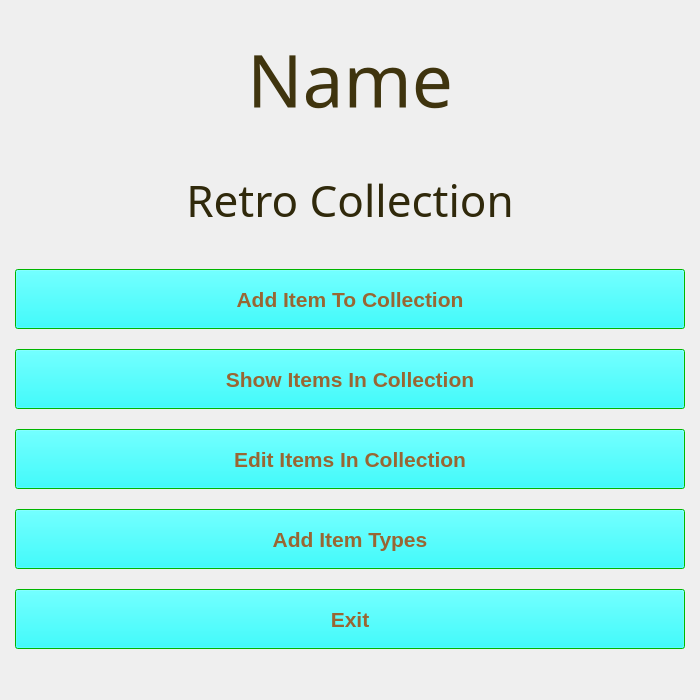
<?xml version="1.0" encoding="UTF-8"?>
<ui version="4.0">
 <class>MainWindow</class>
 <widget class="QMainWindow" name="MainWindow">
  <property name="geometry">
   <rect>
    <x>0</x>
    <y>0</y>
    <width>700</width>
    <height>700</height>
   </rect>
  </property>
  <property name="sizePolicy">
   <sizepolicy hsizetype="Preferred" vsizetype="Preferred">
    <horstretch>0</horstretch>
    <verstretch>0</verstretch>
   </sizepolicy>
  </property>
  <property name="windowTitle">
   <string>Main Menu</string>
  </property>
  <widget class="QWidget" name="centralwidget">
   <widget class="QWidget" name="verticalLayoutWidget_2">
    <property name="geometry">
     <rect>
      <x>0</x>
      <y>0</y>
      <width>700</width>
      <height>681</height>
     </rect>
    </property>
    <layout class="QVBoxLayout" name="verticalLayout_2">
     <property name="leftMargin">
      <number>15</number>
     </property>
     <property name="topMargin">
      <number>15</number>
     </property>
     <property name="rightMargin">
      <number>15</number>
     </property>
     <property name="bottomMargin">
      <number>15</number>
     </property>
     <item>
      <widget class="QLabel" name="lbl_name">
       <property name="sizePolicy">
        <sizepolicy hsizetype="Minimum" vsizetype="Minimum">
         <horstretch>0</horstretch>
         <verstretch>0</verstretch>
        </sizepolicy>
       </property>
       <property name="minimumSize">
        <size>
         <width>670</width>
         <height>100</height>
        </size>
       </property>
       <property name="maximumSize">
        <size>
         <width>670</width>
         <height>100</height>
        </size>
       </property>
       <property name="palette">
        <palette>
         <active>
          <colorrole role="WindowText">
           <brush brushstyle="SolidPattern">
            <color alpha="255">
             <red>63</red>
             <green>52</green>
             <blue>14</blue>
            </color>
           </brush>
          </colorrole>
          <colorrole role="Text">
           <brush brushstyle="SolidPattern">
            <color alpha="255">
             <red>142</red>
             <green>122</green>
             <blue>230</blue>
            </color>
           </brush>
          </colorrole>
         </active>
         <inactive>
          <colorrole role="WindowText">
           <brush brushstyle="SolidPattern">
            <color alpha="255">
             <red>63</red>
             <green>52</green>
             <blue>14</blue>
            </color>
           </brush>
          </colorrole>
          <colorrole role="Text">
           <brush brushstyle="SolidPattern">
            <color alpha="255">
             <red>142</red>
             <green>122</green>
             <blue>230</blue>
            </color>
           </brush>
          </colorrole>
         </inactive>
         <disabled>
          <colorrole role="WindowText">
           <brush brushstyle="SolidPattern">
            <color alpha="255">
             <red>127</red>
             <green>127</green>
             <blue>127</blue>
            </color>
           </brush>
          </colorrole>
          <colorrole role="Text">
           <brush brushstyle="SolidPattern">
            <color alpha="255">
             <red>127</red>
             <green>127</green>
             <blue>127</blue>
            </color>
           </brush>
          </colorrole>
         </disabled>
        </palette>
       </property>
       <property name="font">
        <font>
         <family>Big Caslon</family>
         <pointsize>55</pointsize>
         <strikeout>false</strikeout>
        </font>
       </property>
       <property name="text">
        <string>Name</string>
       </property>
       <property name="alignment">
        <set>Qt::AlignCenter</set>
       </property>
      </widget>
     </item>
     <item>
      <widget class="QLabel" name="lbl_retro">
       <property name="sizePolicy">
        <sizepolicy hsizetype="Minimum" vsizetype="Minimum">
         <horstretch>0</horstretch>
         <verstretch>0</verstretch>
        </sizepolicy>
       </property>
       <property name="minimumSize">
        <size>
         <width>670</width>
         <height>100</height>
        </size>
       </property>
       <property name="maximumSize">
        <size>
         <width>670</width>
         <height>100</height>
        </size>
       </property>
       <property name="palette">
        <palette>
         <active>
          <colorrole role="WindowText">
           <brush brushstyle="SolidPattern">
            <color alpha="255">
             <red>48</red>
             <green>41</green>
             <blue>11</blue>
            </color>
           </brush>
          </colorrole>
         </active>
         <inactive>
          <colorrole role="WindowText">
           <brush brushstyle="SolidPattern">
            <color alpha="255">
             <red>48</red>
             <green>41</green>
             <blue>11</blue>
            </color>
           </brush>
          </colorrole>
         </inactive>
         <disabled>
          <colorrole role="WindowText">
           <brush brushstyle="SolidPattern">
            <color alpha="255">
             <red>127</red>
             <green>127</green>
             <blue>127</blue>
            </color>
           </brush>
          </colorrole>
         </disabled>
        </palette>
       </property>
       <property name="font">
        <font>
         <family>Big Caslon</family>
         <pointsize>33</pointsize>
        </font>
       </property>
       <property name="text">
        <string>Retro Collection</string>
       </property>
       <property name="alignment">
        <set>Qt::AlignCenter</set>
       </property>
      </widget>
     </item>
     <item>
      <widget class="QPushButton" name="btn_add_item">
       <property name="enabled">
        <bool>true</bool>
       </property>
       <property name="sizePolicy">
        <sizepolicy hsizetype="Minimum" vsizetype="Minimum">
         <horstretch>0</horstretch>
         <verstretch>0</verstretch>
        </sizepolicy>
       </property>
       <property name="minimumSize">
        <size>
         <width>670</width>
         <height>60</height>
        </size>
       </property>
       <property name="maximumSize">
        <size>
         <width>670</width>
         <height>60</height>
        </size>
       </property>
       <property name="sizeIncrement">
        <size>
         <width>0</width>
         <height>0</height>
        </size>
       </property>
       <property name="baseSize">
        <size>
         <width>0</width>
         <height>0</height>
        </size>
       </property>
       <property name="palette">
        <palette>
         <active>
          <colorrole role="Button">
           <brush brushstyle="SolidPattern">
            <color alpha="255">
             <red>0</red>
             <green>255</green>
             <blue>255</blue>
            </color>
           </brush>
          </colorrole>
          <colorrole role="Light">
           <brush brushstyle="SolidPattern">
            <color alpha="255">
             <red>0</red>
             <green>255</green>
             <blue>255</blue>
            </color>
           </brush>
          </colorrole>
          <colorrole role="Midlight">
           <brush brushstyle="SolidPattern">
            <color alpha="255">
             <red>0</red>
             <green>255</green>
             <blue>255</blue>
            </color>
           </brush>
          </colorrole>
          <colorrole role="BrightText">
           <brush brushstyle="SolidPattern">
            <color alpha="255">
             <red>0</red>
             <green>255</green>
             <blue>255</blue>
            </color>
           </brush>
          </colorrole>
          <colorrole role="ButtonText">
           <brush brushstyle="SolidPattern">
            <color alpha="255">
             <red>153</red>
             <green>102</green>
             <blue>51</blue>
            </color>
           </brush>
          </colorrole>
          <colorrole role="Base">
           <brush brushstyle="SolidPattern">
            <color alpha="255">
             <red>0</red>
             <green>255</green>
             <blue>255</blue>
            </color>
           </brush>
          </colorrole>
          <colorrole role="Window">
           <brush brushstyle="SolidPattern">
            <color alpha="255">
             <red>0</red>
             <green>255</green>
             <blue>0</blue>
            </color>
           </brush>
          </colorrole>
          <colorrole role="NoRole">
           <brush brushstyle="SolidPattern">
            <color alpha="255">
             <red>0</red>
             <green>255</green>
             <blue>255</blue>
            </color>
           </brush>
          </colorrole>
         </active>
         <inactive>
          <colorrole role="Button">
           <brush brushstyle="SolidPattern">
            <color alpha="255">
             <red>0</red>
             <green>255</green>
             <blue>255</blue>
            </color>
           </brush>
          </colorrole>
          <colorrole role="Light">
           <brush brushstyle="SolidPattern">
            <color alpha="255">
             <red>0</red>
             <green>255</green>
             <blue>255</blue>
            </color>
           </brush>
          </colorrole>
          <colorrole role="Midlight">
           <brush brushstyle="SolidPattern">
            <color alpha="255">
             <red>0</red>
             <green>255</green>
             <blue>255</blue>
            </color>
           </brush>
          </colorrole>
          <colorrole role="BrightText">
           <brush brushstyle="SolidPattern">
            <color alpha="255">
             <red>0</red>
             <green>255</green>
             <blue>255</blue>
            </color>
           </brush>
          </colorrole>
          <colorrole role="ButtonText">
           <brush brushstyle="SolidPattern">
            <color alpha="255">
             <red>153</red>
             <green>102</green>
             <blue>51</blue>
            </color>
           </brush>
          </colorrole>
          <colorrole role="Base">
           <brush brushstyle="SolidPattern">
            <color alpha="255">
             <red>0</red>
             <green>255</green>
             <blue>255</blue>
            </color>
           </brush>
          </colorrole>
          <colorrole role="Window">
           <brush brushstyle="SolidPattern">
            <color alpha="255">
             <red>0</red>
             <green>255</green>
             <blue>0</blue>
            </color>
           </brush>
          </colorrole>
          <colorrole role="NoRole">
           <brush brushstyle="SolidPattern">
            <color alpha="255">
             <red>0</red>
             <green>255</green>
             <blue>255</blue>
            </color>
           </brush>
          </colorrole>
         </inactive>
         <disabled>
          <colorrole role="Button">
           <brush brushstyle="SolidPattern">
            <color alpha="255">
             <red>0</red>
             <green>255</green>
             <blue>255</blue>
            </color>
           </brush>
          </colorrole>
          <colorrole role="Light">
           <brush brushstyle="SolidPattern">
            <color alpha="255">
             <red>0</red>
             <green>255</green>
             <blue>255</blue>
            </color>
           </brush>
          </colorrole>
          <colorrole role="Midlight">
           <brush brushstyle="SolidPattern">
            <color alpha="255">
             <red>0</red>
             <green>255</green>
             <blue>255</blue>
            </color>
           </brush>
          </colorrole>
          <colorrole role="BrightText">
           <brush brushstyle="SolidPattern">
            <color alpha="255">
             <red>0</red>
             <green>255</green>
             <blue>255</blue>
            </color>
           </brush>
          </colorrole>
          <colorrole role="ButtonText">
           <brush brushstyle="SolidPattern">
            <color alpha="255">
             <red>148</red>
             <green>148</green>
             <blue>148</blue>
            </color>
           </brush>
          </colorrole>
          <colorrole role="Base">
           <brush brushstyle="SolidPattern">
            <color alpha="255">
             <red>0</red>
             <green>255</green>
             <blue>0</blue>
            </color>
           </brush>
          </colorrole>
          <colorrole role="Window">
           <brush brushstyle="SolidPattern">
            <color alpha="255">
             <red>0</red>
             <green>255</green>
             <blue>0</blue>
            </color>
           </brush>
          </colorrole>
          <colorrole role="NoRole">
           <brush brushstyle="SolidPattern">
            <color alpha="255">
             <red>0</red>
             <green>255</green>
             <blue>255</blue>
            </color>
           </brush>
          </colorrole>
         </disabled>
        </palette>
       </property>
       <property name="font">
        <font>
         <pointsize>16</pointsize>
         <weight>75</weight>
         <bold>true</bold>
        </font>
       </property>
       <property name="autoFillBackground">
        <bool>false</bool>
       </property>
       <property name="text">
        <string>Add Item To Collection</string>
       </property>
      </widget>
     </item>
     <item>
      <widget class="QPushButton" name="btn_show">
       <property name="sizePolicy">
        <sizepolicy hsizetype="Minimum" vsizetype="Minimum">
         <horstretch>0</horstretch>
         <verstretch>0</verstretch>
        </sizepolicy>
       </property>
       <property name="minimumSize">
        <size>
         <width>670</width>
         <height>60</height>
        </size>
       </property>
       <property name="maximumSize">
        <size>
         <width>670</width>
         <height>60</height>
        </size>
       </property>
       <property name="palette">
        <palette>
         <active>
          <colorrole role="Button">
           <brush brushstyle="SolidPattern">
            <color alpha="255">
             <red>0</red>
             <green>255</green>
             <blue>255</blue>
            </color>
           </brush>
          </colorrole>
          <colorrole role="Light">
           <brush brushstyle="SolidPattern">
            <color alpha="255">
             <red>0</red>
             <green>255</green>
             <blue>255</blue>
            </color>
           </brush>
          </colorrole>
          <colorrole role="Midlight">
           <brush brushstyle="SolidPattern">
            <color alpha="255">
             <red>0</red>
             <green>255</green>
             <blue>255</blue>
            </color>
           </brush>
          </colorrole>
          <colorrole role="BrightText">
           <brush brushstyle="SolidPattern">
            <color alpha="255">
             <red>0</red>
             <green>255</green>
             <blue>255</blue>
            </color>
           </brush>
          </colorrole>
          <colorrole role="ButtonText">
           <brush brushstyle="SolidPattern">
            <color alpha="255">
             <red>153</red>
             <green>102</green>
             <blue>51</blue>
            </color>
           </brush>
          </colorrole>
          <colorrole role="Base">
           <brush brushstyle="SolidPattern">
            <color alpha="255">
             <red>0</red>
             <green>255</green>
             <blue>255</blue>
            </color>
           </brush>
          </colorrole>
          <colorrole role="Window">
           <brush brushstyle="SolidPattern">
            <color alpha="255">
             <red>0</red>
             <green>255</green>
             <blue>0</blue>
            </color>
           </brush>
          </colorrole>
          <colorrole role="NoRole">
           <brush brushstyle="SolidPattern">
            <color alpha="255">
             <red>0</red>
             <green>255</green>
             <blue>255</blue>
            </color>
           </brush>
          </colorrole>
         </active>
         <inactive>
          <colorrole role="Button">
           <brush brushstyle="SolidPattern">
            <color alpha="255">
             <red>0</red>
             <green>255</green>
             <blue>255</blue>
            </color>
           </brush>
          </colorrole>
          <colorrole role="Light">
           <brush brushstyle="SolidPattern">
            <color alpha="255">
             <red>0</red>
             <green>255</green>
             <blue>255</blue>
            </color>
           </brush>
          </colorrole>
          <colorrole role="Midlight">
           <brush brushstyle="SolidPattern">
            <color alpha="255">
             <red>0</red>
             <green>255</green>
             <blue>255</blue>
            </color>
           </brush>
          </colorrole>
          <colorrole role="BrightText">
           <brush brushstyle="SolidPattern">
            <color alpha="255">
             <red>0</red>
             <green>255</green>
             <blue>255</blue>
            </color>
           </brush>
          </colorrole>
          <colorrole role="ButtonText">
           <brush brushstyle="SolidPattern">
            <color alpha="255">
             <red>153</red>
             <green>102</green>
             <blue>51</blue>
            </color>
           </brush>
          </colorrole>
          <colorrole role="Base">
           <brush brushstyle="SolidPattern">
            <color alpha="255">
             <red>0</red>
             <green>255</green>
             <blue>255</blue>
            </color>
           </brush>
          </colorrole>
          <colorrole role="Window">
           <brush brushstyle="SolidPattern">
            <color alpha="255">
             <red>0</red>
             <green>255</green>
             <blue>0</blue>
            </color>
           </brush>
          </colorrole>
          <colorrole role="NoRole">
           <brush brushstyle="SolidPattern">
            <color alpha="255">
             <red>0</red>
             <green>255</green>
             <blue>255</blue>
            </color>
           </brush>
          </colorrole>
         </inactive>
         <disabled>
          <colorrole role="Button">
           <brush brushstyle="SolidPattern">
            <color alpha="255">
             <red>0</red>
             <green>255</green>
             <blue>255</blue>
            </color>
           </brush>
          </colorrole>
          <colorrole role="Light">
           <brush brushstyle="SolidPattern">
            <color alpha="255">
             <red>0</red>
             <green>255</green>
             <blue>255</blue>
            </color>
           </brush>
          </colorrole>
          <colorrole role="Midlight">
           <brush brushstyle="SolidPattern">
            <color alpha="255">
             <red>0</red>
             <green>255</green>
             <blue>255</blue>
            </color>
           </brush>
          </colorrole>
          <colorrole role="BrightText">
           <brush brushstyle="SolidPattern">
            <color alpha="255">
             <red>0</red>
             <green>255</green>
             <blue>255</blue>
            </color>
           </brush>
          </colorrole>
          <colorrole role="ButtonText">
           <brush brushstyle="SolidPattern">
            <color alpha="255">
             <red>148</red>
             <green>148</green>
             <blue>148</blue>
            </color>
           </brush>
          </colorrole>
          <colorrole role="Base">
           <brush brushstyle="SolidPattern">
            <color alpha="255">
             <red>0</red>
             <green>255</green>
             <blue>0</blue>
            </color>
           </brush>
          </colorrole>
          <colorrole role="Window">
           <brush brushstyle="SolidPattern">
            <color alpha="255">
             <red>0</red>
             <green>255</green>
             <blue>0</blue>
            </color>
           </brush>
          </colorrole>
          <colorrole role="NoRole">
           <brush brushstyle="SolidPattern">
            <color alpha="255">
             <red>0</red>
             <green>255</green>
             <blue>255</blue>
            </color>
           </brush>
          </colorrole>
         </disabled>
        </palette>
       </property>
       <property name="font">
        <font>
         <pointsize>16</pointsize>
         <weight>75</weight>
         <bold>true</bold>
        </font>
       </property>
       <property name="autoFillBackground">
        <bool>false</bool>
       </property>
       <property name="text">
        <string>Show Items In Collection</string>
       </property>
      </widget>
     </item>
     <item>
      <widget class="QPushButton" name="btn_edit">
       <property name="sizePolicy">
        <sizepolicy hsizetype="Minimum" vsizetype="Minimum">
         <horstretch>0</horstretch>
         <verstretch>0</verstretch>
        </sizepolicy>
       </property>
       <property name="minimumSize">
        <size>
         <width>670</width>
         <height>60</height>
        </size>
       </property>
       <property name="maximumSize">
        <size>
         <width>670</width>
         <height>60</height>
        </size>
       </property>
       <property name="palette">
        <palette>
         <active>
          <colorrole role="Button">
           <brush brushstyle="SolidPattern">
            <color alpha="255">
             <red>0</red>
             <green>255</green>
             <blue>255</blue>
            </color>
           </brush>
          </colorrole>
          <colorrole role="Light">
           <brush brushstyle="SolidPattern">
            <color alpha="255">
             <red>0</red>
             <green>255</green>
             <blue>255</blue>
            </color>
           </brush>
          </colorrole>
          <colorrole role="Midlight">
           <brush brushstyle="SolidPattern">
            <color alpha="255">
             <red>0</red>
             <green>255</green>
             <blue>255</blue>
            </color>
           </brush>
          </colorrole>
          <colorrole role="BrightText">
           <brush brushstyle="SolidPattern">
            <color alpha="255">
             <red>0</red>
             <green>255</green>
             <blue>255</blue>
            </color>
           </brush>
          </colorrole>
          <colorrole role="ButtonText">
           <brush brushstyle="SolidPattern">
            <color alpha="255">
             <red>153</red>
             <green>102</green>
             <blue>51</blue>
            </color>
           </brush>
          </colorrole>
          <colorrole role="Base">
           <brush brushstyle="SolidPattern">
            <color alpha="255">
             <red>0</red>
             <green>255</green>
             <blue>255</blue>
            </color>
           </brush>
          </colorrole>
          <colorrole role="Window">
           <brush brushstyle="SolidPattern">
            <color alpha="255">
             <red>0</red>
             <green>255</green>
             <blue>0</blue>
            </color>
           </brush>
          </colorrole>
          <colorrole role="NoRole">
           <brush brushstyle="SolidPattern">
            <color alpha="255">
             <red>0</red>
             <green>255</green>
             <blue>255</blue>
            </color>
           </brush>
          </colorrole>
         </active>
         <inactive>
          <colorrole role="Button">
           <brush brushstyle="SolidPattern">
            <color alpha="255">
             <red>0</red>
             <green>255</green>
             <blue>255</blue>
            </color>
           </brush>
          </colorrole>
          <colorrole role="Light">
           <brush brushstyle="SolidPattern">
            <color alpha="255">
             <red>0</red>
             <green>255</green>
             <blue>255</blue>
            </color>
           </brush>
          </colorrole>
          <colorrole role="Midlight">
           <brush brushstyle="SolidPattern">
            <color alpha="255">
             <red>0</red>
             <green>255</green>
             <blue>255</blue>
            </color>
           </brush>
          </colorrole>
          <colorrole role="BrightText">
           <brush brushstyle="SolidPattern">
            <color alpha="255">
             <red>0</red>
             <green>255</green>
             <blue>255</blue>
            </color>
           </brush>
          </colorrole>
          <colorrole role="ButtonText">
           <brush brushstyle="SolidPattern">
            <color alpha="255">
             <red>153</red>
             <green>102</green>
             <blue>51</blue>
            </color>
           </brush>
          </colorrole>
          <colorrole role="Base">
           <brush brushstyle="SolidPattern">
            <color alpha="255">
             <red>0</red>
             <green>255</green>
             <blue>255</blue>
            </color>
           </brush>
          </colorrole>
          <colorrole role="Window">
           <brush brushstyle="SolidPattern">
            <color alpha="255">
             <red>0</red>
             <green>255</green>
             <blue>0</blue>
            </color>
           </brush>
          </colorrole>
          <colorrole role="NoRole">
           <brush brushstyle="SolidPattern">
            <color alpha="255">
             <red>0</red>
             <green>255</green>
             <blue>255</blue>
            </color>
           </brush>
          </colorrole>
         </inactive>
         <disabled>
          <colorrole role="Button">
           <brush brushstyle="SolidPattern">
            <color alpha="255">
             <red>0</red>
             <green>255</green>
             <blue>255</blue>
            </color>
           </brush>
          </colorrole>
          <colorrole role="Light">
           <brush brushstyle="SolidPattern">
            <color alpha="255">
             <red>0</red>
             <green>255</green>
             <blue>255</blue>
            </color>
           </brush>
          </colorrole>
          <colorrole role="Midlight">
           <brush brushstyle="SolidPattern">
            <color alpha="255">
             <red>0</red>
             <green>255</green>
             <blue>255</blue>
            </color>
           </brush>
          </colorrole>
          <colorrole role="BrightText">
           <brush brushstyle="SolidPattern">
            <color alpha="255">
             <red>0</red>
             <green>255</green>
             <blue>255</blue>
            </color>
           </brush>
          </colorrole>
          <colorrole role="ButtonText">
           <brush brushstyle="SolidPattern">
            <color alpha="255">
             <red>148</red>
             <green>148</green>
             <blue>148</blue>
            </color>
           </brush>
          </colorrole>
          <colorrole role="Base">
           <brush brushstyle="SolidPattern">
            <color alpha="255">
             <red>0</red>
             <green>255</green>
             <blue>0</blue>
            </color>
           </brush>
          </colorrole>
          <colorrole role="Window">
           <brush brushstyle="SolidPattern">
            <color alpha="255">
             <red>0</red>
             <green>255</green>
             <blue>0</blue>
            </color>
           </brush>
          </colorrole>
          <colorrole role="NoRole">
           <brush brushstyle="SolidPattern">
            <color alpha="255">
             <red>0</red>
             <green>255</green>
             <blue>255</blue>
            </color>
           </brush>
          </colorrole>
         </disabled>
        </palette>
       </property>
       <property name="font">
        <font>
         <pointsize>16</pointsize>
         <weight>75</weight>
         <bold>true</bold>
        </font>
       </property>
       <property name="autoFillBackground">
        <bool>false</bool>
       </property>
       <property name="text">
        <string>Edit Items In Collection</string>
       </property>
      </widget>
     </item>
     <item>
      <widget class="QPushButton" name="btn_add_type">
       <property name="sizePolicy">
        <sizepolicy hsizetype="Minimum" vsizetype="Minimum">
         <horstretch>0</horstretch>
         <verstretch>0</verstretch>
        </sizepolicy>
       </property>
       <property name="minimumSize">
        <size>
         <width>670</width>
         <height>60</height>
        </size>
       </property>
       <property name="maximumSize">
        <size>
         <width>670</width>
         <height>60</height>
        </size>
       </property>
       <property name="palette">
        <palette>
         <active>
          <colorrole role="Button">
           <brush brushstyle="SolidPattern">
            <color alpha="255">
             <red>0</red>
             <green>255</green>
             <blue>255</blue>
            </color>
           </brush>
          </colorrole>
          <colorrole role="Light">
           <brush brushstyle="SolidPattern">
            <color alpha="255">
             <red>0</red>
             <green>255</green>
             <blue>255</blue>
            </color>
           </brush>
          </colorrole>
          <colorrole role="Midlight">
           <brush brushstyle="SolidPattern">
            <color alpha="255">
             <red>0</red>
             <green>255</green>
             <blue>255</blue>
            </color>
           </brush>
          </colorrole>
          <colorrole role="BrightText">
           <brush brushstyle="SolidPattern">
            <color alpha="255">
             <red>0</red>
             <green>255</green>
             <blue>255</blue>
            </color>
           </brush>
          </colorrole>
          <colorrole role="ButtonText">
           <brush brushstyle="SolidPattern">
            <color alpha="255">
             <red>153</red>
             <green>102</green>
             <blue>51</blue>
            </color>
           </brush>
          </colorrole>
          <colorrole role="Base">
           <brush brushstyle="SolidPattern">
            <color alpha="255">
             <red>0</red>
             <green>255</green>
             <blue>255</blue>
            </color>
           </brush>
          </colorrole>
          <colorrole role="Window">
           <brush brushstyle="SolidPattern">
            <color alpha="255">
             <red>0</red>
             <green>255</green>
             <blue>0</blue>
            </color>
           </brush>
          </colorrole>
          <colorrole role="NoRole">
           <brush brushstyle="SolidPattern">
            <color alpha="255">
             <red>0</red>
             <green>255</green>
             <blue>255</blue>
            </color>
           </brush>
          </colorrole>
         </active>
         <inactive>
          <colorrole role="Button">
           <brush brushstyle="SolidPattern">
            <color alpha="255">
             <red>0</red>
             <green>255</green>
             <blue>255</blue>
            </color>
           </brush>
          </colorrole>
          <colorrole role="Light">
           <brush brushstyle="SolidPattern">
            <color alpha="255">
             <red>0</red>
             <green>255</green>
             <blue>255</blue>
            </color>
           </brush>
          </colorrole>
          <colorrole role="Midlight">
           <brush brushstyle="SolidPattern">
            <color alpha="255">
             <red>0</red>
             <green>255</green>
             <blue>255</blue>
            </color>
           </brush>
          </colorrole>
          <colorrole role="BrightText">
           <brush brushstyle="SolidPattern">
            <color alpha="255">
             <red>0</red>
             <green>255</green>
             <blue>255</blue>
            </color>
           </brush>
          </colorrole>
          <colorrole role="ButtonText">
           <brush brushstyle="SolidPattern">
            <color alpha="255">
             <red>153</red>
             <green>102</green>
             <blue>51</blue>
            </color>
           </brush>
          </colorrole>
          <colorrole role="Base">
           <brush brushstyle="SolidPattern">
            <color alpha="255">
             <red>0</red>
             <green>255</green>
             <blue>255</blue>
            </color>
           </brush>
          </colorrole>
          <colorrole role="Window">
           <brush brushstyle="SolidPattern">
            <color alpha="255">
             <red>0</red>
             <green>255</green>
             <blue>0</blue>
            </color>
           </brush>
          </colorrole>
          <colorrole role="NoRole">
           <brush brushstyle="SolidPattern">
            <color alpha="255">
             <red>0</red>
             <green>255</green>
             <blue>255</blue>
            </color>
           </brush>
          </colorrole>
         </inactive>
         <disabled>
          <colorrole role="Button">
           <brush brushstyle="SolidPattern">
            <color alpha="255">
             <red>0</red>
             <green>255</green>
             <blue>255</blue>
            </color>
           </brush>
          </colorrole>
          <colorrole role="Light">
           <brush brushstyle="SolidPattern">
            <color alpha="255">
             <red>0</red>
             <green>255</green>
             <blue>255</blue>
            </color>
           </brush>
          </colorrole>
          <colorrole role="Midlight">
           <brush brushstyle="SolidPattern">
            <color alpha="255">
             <red>0</red>
             <green>255</green>
             <blue>255</blue>
            </color>
           </brush>
          </colorrole>
          <colorrole role="BrightText">
           <brush brushstyle="SolidPattern">
            <color alpha="255">
             <red>0</red>
             <green>255</green>
             <blue>255</blue>
            </color>
           </brush>
          </colorrole>
          <colorrole role="ButtonText">
           <brush brushstyle="SolidPattern">
            <color alpha="255">
             <red>148</red>
             <green>148</green>
             <blue>148</blue>
            </color>
           </brush>
          </colorrole>
          <colorrole role="Base">
           <brush brushstyle="SolidPattern">
            <color alpha="255">
             <red>0</red>
             <green>255</green>
             <blue>0</blue>
            </color>
           </brush>
          </colorrole>
          <colorrole role="Window">
           <brush brushstyle="SolidPattern">
            <color alpha="255">
             <red>0</red>
             <green>255</green>
             <blue>0</blue>
            </color>
           </brush>
          </colorrole>
          <colorrole role="NoRole">
           <brush brushstyle="SolidPattern">
            <color alpha="255">
             <red>0</red>
             <green>255</green>
             <blue>255</blue>
            </color>
           </brush>
          </colorrole>
         </disabled>
        </palette>
       </property>
       <property name="font">
        <font>
         <pointsize>16</pointsize>
         <weight>75</weight>
         <bold>true</bold>
        </font>
       </property>
       <property name="autoFillBackground">
        <bool>false</bool>
       </property>
       <property name="text">
        <string>Add Item Types</string>
       </property>
      </widget>
     </item>
     <item>
      <widget class="QPushButton" name="btn_exit">
       <property name="sizePolicy">
        <sizepolicy hsizetype="Minimum" vsizetype="Minimum">
         <horstretch>0</horstretch>
         <verstretch>0</verstretch>
        </sizepolicy>
       </property>
       <property name="minimumSize">
        <size>
         <width>670</width>
         <height>60</height>
        </size>
       </property>
       <property name="maximumSize">
        <size>
         <width>670</width>
         <height>60</height>
        </size>
       </property>
       <property name="palette">
        <palette>
         <active>
          <colorrole role="Button">
           <brush brushstyle="SolidPattern">
            <color alpha="255">
             <red>0</red>
             <green>255</green>
             <blue>255</blue>
            </color>
           </brush>
          </colorrole>
          <colorrole role="Light">
           <brush brushstyle="SolidPattern">
            <color alpha="255">
             <red>0</red>
             <green>255</green>
             <blue>255</blue>
            </color>
           </brush>
          </colorrole>
          <colorrole role="Midlight">
           <brush brushstyle="SolidPattern">
            <color alpha="255">
             <red>0</red>
             <green>255</green>
             <blue>255</blue>
            </color>
           </brush>
          </colorrole>
          <colorrole role="BrightText">
           <brush brushstyle="SolidPattern">
            <color alpha="255">
             <red>0</red>
             <green>255</green>
             <blue>255</blue>
            </color>
           </brush>
          </colorrole>
          <colorrole role="ButtonText">
           <brush brushstyle="SolidPattern">
            <color alpha="255">
             <red>153</red>
             <green>102</green>
             <blue>51</blue>
            </color>
           </brush>
          </colorrole>
          <colorrole role="Base">
           <brush brushstyle="SolidPattern">
            <color alpha="255">
             <red>0</red>
             <green>255</green>
             <blue>255</blue>
            </color>
           </brush>
          </colorrole>
          <colorrole role="Window">
           <brush brushstyle="SolidPattern">
            <color alpha="255">
             <red>0</red>
             <green>255</green>
             <blue>0</blue>
            </color>
           </brush>
          </colorrole>
          <colorrole role="NoRole">
           <brush brushstyle="SolidPattern">
            <color alpha="255">
             <red>0</red>
             <green>255</green>
             <blue>255</blue>
            </color>
           </brush>
          </colorrole>
         </active>
         <inactive>
          <colorrole role="Button">
           <brush brushstyle="SolidPattern">
            <color alpha="255">
             <red>0</red>
             <green>255</green>
             <blue>255</blue>
            </color>
           </brush>
          </colorrole>
          <colorrole role="Light">
           <brush brushstyle="SolidPattern">
            <color alpha="255">
             <red>0</red>
             <green>255</green>
             <blue>255</blue>
            </color>
           </brush>
          </colorrole>
          <colorrole role="Midlight">
           <brush brushstyle="SolidPattern">
            <color alpha="255">
             <red>0</red>
             <green>255</green>
             <blue>255</blue>
            </color>
           </brush>
          </colorrole>
          <colorrole role="BrightText">
           <brush brushstyle="SolidPattern">
            <color alpha="255">
             <red>0</red>
             <green>255</green>
             <blue>255</blue>
            </color>
           </brush>
          </colorrole>
          <colorrole role="ButtonText">
           <brush brushstyle="SolidPattern">
            <color alpha="255">
             <red>153</red>
             <green>102</green>
             <blue>51</blue>
            </color>
           </brush>
          </colorrole>
          <colorrole role="Base">
           <brush brushstyle="SolidPattern">
            <color alpha="255">
             <red>0</red>
             <green>255</green>
             <blue>255</blue>
            </color>
           </brush>
          </colorrole>
          <colorrole role="Window">
           <brush brushstyle="SolidPattern">
            <color alpha="255">
             <red>0</red>
             <green>255</green>
             <blue>0</blue>
            </color>
           </brush>
          </colorrole>
          <colorrole role="NoRole">
           <brush brushstyle="SolidPattern">
            <color alpha="255">
             <red>0</red>
             <green>255</green>
             <blue>255</blue>
            </color>
           </brush>
          </colorrole>
         </inactive>
         <disabled>
          <colorrole role="Button">
           <brush brushstyle="SolidPattern">
            <color alpha="255">
             <red>0</red>
             <green>255</green>
             <blue>255</blue>
            </color>
           </brush>
          </colorrole>
          <colorrole role="Light">
           <brush brushstyle="SolidPattern">
            <color alpha="255">
             <red>0</red>
             <green>255</green>
             <blue>255</blue>
            </color>
           </brush>
          </colorrole>
          <colorrole role="Midlight">
           <brush brushstyle="SolidPattern">
            <color alpha="255">
             <red>0</red>
             <green>255</green>
             <blue>255</blue>
            </color>
           </brush>
          </colorrole>
          <colorrole role="BrightText">
           <brush brushstyle="SolidPattern">
            <color alpha="255">
             <red>0</red>
             <green>255</green>
             <blue>255</blue>
            </color>
           </brush>
          </colorrole>
          <colorrole role="ButtonText">
           <brush brushstyle="SolidPattern">
            <color alpha="255">
             <red>148</red>
             <green>148</green>
             <blue>148</blue>
            </color>
           </brush>
          </colorrole>
          <colorrole role="Base">
           <brush brushstyle="SolidPattern">
            <color alpha="255">
             <red>0</red>
             <green>255</green>
             <blue>0</blue>
            </color>
           </brush>
          </colorrole>
          <colorrole role="Window">
           <brush brushstyle="SolidPattern">
            <color alpha="255">
             <red>0</red>
             <green>255</green>
             <blue>0</blue>
            </color>
           </brush>
          </colorrole>
          <colorrole role="NoRole">
           <brush brushstyle="SolidPattern">
            <color alpha="255">
             <red>0</red>
             <green>255</green>
             <blue>255</blue>
            </color>
           </brush>
          </colorrole>
         </disabled>
        </palette>
       </property>
       <property name="font">
        <font>
         <pointsize>16</pointsize>
         <weight>75</weight>
         <bold>true</bold>
        </font>
       </property>
       <property name="autoFillBackground">
        <bool>false</bool>
       </property>
       <property name="text">
        <string>Exit</string>
       </property>
      </widget>
     </item>
    </layout>
   </widget>
  </widget>
 </widget>
 <resources/>
 <connections/>
</ui>
